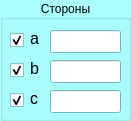
     <widget class="QGroupBox" name="groupBoxTriangleParameters">
      <property name="geometry">
       <rect>
        <x>0</x>
        <y>0</y>
        <width>131</width>
        <height>121</height>
       </rect>
      </property>
      <property name="palette">
       <palette>
        <active>
         <colorrole role="WindowText">
          <brush brushstyle="SolidPattern">
           <color alpha="255">
            <red>0</red>
            <green>0</green>
            <blue>0</blue>
           </color>
          </brush>
         </colorrole>
         <colorrole role="Button">
          <brush brushstyle="SolidPattern">
           <color alpha="255">
            <red>170</red>
            <green>255</green>
            <blue>255</blue>
           </color>
          </brush>
         </colorrole>
         <colorrole role="Light">
          <brush brushstyle="SolidPattern">
           <color alpha="255">
            <red>255</red>
            <green>255</green>
            <blue>255</blue>
           </color>
          </brush>
         </colorrole>
         <colorrole role="Midlight">
          <brush brushstyle="SolidPattern">
           <color alpha="255">
            <red>212</red>
            <green>255</green>
            <blue>255</blue>
           </color>
          </brush>
         </colorrole>
         <colorrole role="Dark">
          <brush brushstyle="SolidPattern">
           <color alpha="255">
            <red>85</red>
            <green>127</green>
            <blue>127</blue>
           </color>
          </brush>
         </colorrole>
         <colorrole role="Mid">
          <brush brushstyle="SolidPattern">
           <color alpha="255">
            <red>113</red>
            <green>170</green>
            <blue>170</blue>
           </color>
          </brush>
         </colorrole>
         <colorrole role="Text">
          <brush brushstyle="SolidPattern">
           <color alpha="255">
            <red>0</red>
            <green>0</green>
            <blue>0</blue>
           </color>
          </brush>
         </colorrole>
         <colorrole role="BrightText">
          <brush brushstyle="SolidPattern">
           <color alpha="255">
            <red>255</red>
            <green>255</green>
            <blue>255</blue>
           </color>
          </brush>
         </colorrole>
         <colorrole role="ButtonText">
          <brush brushstyle="SolidPattern">
           <color alpha="255">
            <red>0</red>
            <green>0</green>
            <blue>0</blue>
           </color>
          </brush>
         </colorrole>
         <colorrole role="Base">
          <brush brushstyle="SolidPattern">
           <color alpha="255">
            <red>255</red>
            <green>255</green>
            <blue>255</blue>
           </color>
          </brush>
         </colorrole>
         <colorrole role="Window">
          <brush brushstyle="SolidPattern">
           <color alpha="255">
            <red>170</red>
            <green>255</green>
            <blue>255</blue>
           </color>
          </brush>
         </colorrole>
         <colorrole role="Shadow">
          <brush brushstyle="SolidPattern">
           <color alpha="255">
            <red>0</red>
            <green>0</green>
            <blue>0</blue>
           </color>
          </brush>
         </colorrole>
         <colorrole role="AlternateBase">
          <brush brushstyle="SolidPattern">
           <color alpha="255">
            <red>212</red>
            <green>255</green>
            <blue>255</blue>
           </color>
          </brush>
         </colorrole>
         <colorrole role="ToolTipBase">
          <brush brushstyle="SolidPattern">
           <color alpha="255">
            <red>255</red>
            <green>255</green>
            <blue>220</blue>
           </color>
          </brush>
         </colorrole>
         <colorrole role="ToolTipText">
          <brush brushstyle="SolidPattern">
           <color alpha="255">
            <red>0</red>
            <green>0</green>
            <blue>0</blue>
           </color>
          </brush>
         </colorrole>
        </active>
        <inactive>
         <colorrole role="WindowText">
          <brush brushstyle="SolidPattern">
           <color alpha="255">
            <red>0</red>
            <green>0</green>
            <blue>0</blue>
           </color>
          </brush>
         </colorrole>
         <colorrole role="Button">
          <brush brushstyle="SolidPattern">
           <color alpha="255">
            <red>170</red>
            <green>255</green>
            <blue>255</blue>
           </color>
          </brush>
         </colorrole>
         <colorrole role="Light">
          <brush brushstyle="SolidPattern">
           <color alpha="255">
            <red>255</red>
            <green>255</green>
            <blue>255</blue>
           </color>
          </brush>
         </colorrole>
         <colorrole role="Midlight">
          <brush brushstyle="SolidPattern">
           <color alpha="255">
            <red>212</red>
            <green>255</green>
            <blue>255</blue>
           </color>
          </brush>
         </colorrole>
         <colorrole role="Dark">
          <brush brushstyle="SolidPattern">
           <color alpha="255">
            <red>85</red>
            <green>127</green>
            <blue>127</blue>
           </color>
          </brush>
         </colorrole>
         <colorrole role="Mid">
          <brush brushstyle="SolidPattern">
           <color alpha="255">
            <red>113</red>
            <green>170</green>
            <blue>170</blue>
           </color>
          </brush>
         </colorrole>
         <colorrole role="Text">
          <brush brushstyle="SolidPattern">
           <color alpha="255">
            <red>0</red>
            <green>0</green>
            <blue>0</blue>
           </color>
          </brush>
         </colorrole>
         <colorrole role="BrightText">
          <brush brushstyle="SolidPattern">
           <color alpha="255">
            <red>255</red>
            <green>255</green>
            <blue>255</blue>
           </color>
          </brush>
         </colorrole>
         <colorrole role="ButtonText">
          <brush brushstyle="SolidPattern">
           <color alpha="255">
            <red>0</red>
            <green>0</green>
            <blue>0</blue>
           </color>
          </brush>
         </colorrole>
         <colorrole role="Base">
          <brush brushstyle="SolidPattern">
           <color alpha="255">
            <red>255</red>
            <green>255</green>
            <blue>255</blue>
           </color>
          </brush>
         </colorrole>
         <colorrole role="Window">
          <brush brushstyle="SolidPattern">
           <color alpha="255">
            <red>170</red>
            <green>255</green>
            <blue>255</blue>
           </color>
          </brush>
         </colorrole>
         <colorrole role="Shadow">
          <brush brushstyle="SolidPattern">
           <color alpha="255">
            <red>0</red>
            <green>0</green>
            <blue>0</blue>
           </color>
          </brush>
         </colorrole>
         <colorrole role="AlternateBase">
          <brush brushstyle="SolidPattern">
           <color alpha="255">
            <red>212</red>
            <green>255</green>
            <blue>255</blue>
           </color>
          </brush>
         </colorrole>
         <colorrole role="ToolTipBase">
          <brush brushstyle="SolidPattern">
           <color alpha="255">
            <red>255</red>
            <green>255</green>
            <blue>220</blue>
           </color>
          </brush>
         </colorrole>
         <colorrole role="ToolTipText">
          <brush brushstyle="SolidPattern">
           <color alpha="255">
            <red>0</red>
            <green>0</green>
            <blue>0</blue>
           </color>
          </brush>
         </colorrole>
        </inactive>
        <disabled>
         <colorrole role="WindowText">
          <brush brushstyle="SolidPattern">
           <color alpha="255">
            <red>85</red>
            <green>127</green>
            <blue>127</blue>
           </color>
          </brush>
         </colorrole>
         <colorrole role="Button">
          <brush brushstyle="SolidPattern">
           <color alpha="255">
            <red>170</red>
            <green>255</green>
            <blue>255</blue>
           </color>
          </brush>
         </colorrole>
         <colorrole role="Light">
          <brush brushstyle="SolidPattern">
           <color alpha="255">
            <red>255</red>
            <green>255</green>
            <blue>255</blue>
           </color>
          </brush>
         </colorrole>
         <colorrole role="Midlight">
          <brush brushstyle="SolidPattern">
           <color alpha="255">
            <red>212</red>
            <green>255</green>
            <blue>255</blue>
           </color>
          </brush>
         </colorrole>
         <colorrole role="Dark">
          <brush brushstyle="SolidPattern">
           <color alpha="255">
            <red>85</red>
            <green>127</green>
            <blue>127</blue>
           </color>
          </brush>
         </colorrole>
         <colorrole role="Mid">
          <brush brushstyle="SolidPattern">
           <color alpha="255">
            <red>113</red>
            <green>170</green>
            <blue>170</blue>
           </color>
          </brush>
         </colorrole>
         <colorrole role="Text">
          <brush brushstyle="SolidPattern">
           <color alpha="255">
            <red>85</red>
            <green>127</green>
            <blue>127</blue>
           </color>
          </brush>
         </colorrole>
         <colorrole role="BrightText">
          <brush brushstyle="SolidPattern">
           <color alpha="255">
            <red>255</red>
            <green>255</green>
            <blue>255</blue>
           </color>
          </brush>
         </colorrole>
         <colorrole role="ButtonText">
          <brush brushstyle="SolidPattern">
           <color alpha="255">
            <red>85</red>
            <green>127</green>
            <blue>127</blue>
           </color>
          </brush>
         </colorrole>
         <colorrole role="Base">
          <brush brushstyle="SolidPattern">
           <color alpha="255">
            <red>170</red>
            <green>255</green>
            <blue>255</blue>
           </color>
          </brush>
         </colorrole>
         <colorrole role="Window">
          <brush brushstyle="SolidPattern">
           <color alpha="255">
            <red>170</red>
            <green>255</green>
            <blue>255</blue>
           </color>
          </brush>
         </colorrole>
         <colorrole role="Shadow">
          <brush brushstyle="SolidPattern">
           <color alpha="255">
            <red>0</red>
            <green>0</green>
            <blue>0</blue>
           </color>
          </brush>
         </colorrole>
         <colorrole role="AlternateBase">
          <brush brushstyle="SolidPattern">
           <color alpha="255">
            <red>170</red>
            <green>255</green>
            <blue>255</blue>
           </color>
          </brush>
         </colorrole>
         <colorrole role="ToolTipBase">
          <brush brushstyle="SolidPattern">
           <color alpha="255">
            <red>255</red>
            <green>255</green>
            <blue>220</blue>
           </color>
          </brush>
         </colorrole>
         <colorrole role="ToolTipText">
          <brush brushstyle="SolidPattern">
           <color alpha="255">
            <red>0</red>
            <green>0</green>
            <blue>0</blue>
           </color>
          </brush>
         </colorrole>
        </disabled>
       </palette>
      </property>
      <property name="title">
       <string>Стороны</string>
      </property>
      <property name="alignment">
       <set>Qt::AlignCenter</set>
      </property>
      <widget class="QLineEdit" name="lineEditTriangleA">
       <property name="geometry">
        <rect>
         <x>50</x>
         <y>30</y>
         <width>71</width>
         <height>23</height>
        </rect>
       </property>
      </widget>
      <widget class="QLineEdit" name="lineEditTriangleB">
       <property name="geometry">
        <rect>
         <x>50</x>
         <y>60</y>
         <width>71</width>
         <height>23</height>
        </rect>
       </property>
      </widget>
      <widget class="QLineEdit" name="lineEditTriangleC">
       <property name="geometry">
        <rect>
         <x>50</x>
         <y>90</y>
         <width>71</width>
         <height>23</height>
        </rect>
       </property>
      </widget>
      <widget class="QLabel" name="label">
       <property name="geometry">
        <rect>
         <x>30</x>
         <y>30</y>
         <width>16</width>
         <height>16</height>
        </rect>
       </property>
       <property name="font">
        <font>
         <pointsize>12</pointsize>
        </font>
       </property>
       <property name="text">
        <string>a</string>
       </property>
      </widget>
      <widget class="QLabel" name="label_7">
       <property name="geometry">
        <rect>
         <x>30</x>
         <y>60</y>
         <width>16</width>
         <height>16</height>
        </rect>
       </property>
       <property name="font">
        <font>
         <pointsize>12</pointsize>
        </font>
       </property>
       <property name="text">
        <string>b</string>
       </property>
      </widget>
      <widget class="QLabel" name="label_8">
       <property name="geometry">
        <rect>
         <x>30</x>
         <y>90</y>
         <width>16</width>
         <height>16</height>
        </rect>
       </property>
       <property name="font">
        <font>
         <pointsize>12</pointsize>
        </font>
       </property>
       <property name="text">
        <string>c</string>
       </property>
      </widget>
      <widget class="QCheckBox" name="checkBoxTriangleA">
       <property name="geometry">
        <rect>
         <x>10</x>
         <y>30</y>
         <width>16</width>
         <height>21</height>
        </rect>
       </property>
       <property name="text">
        <string/>
       </property>
       <property name="checked">
        <bool>true</bool>
       </property>
      </widget>
      <widget class="QCheckBox" name="checkBoxTriangleB">
       <property name="geometry">
        <rect>
         <x>10</x>
         <y>60</y>
         <width>16</width>
         <height>21</height>
        </rect>
       </property>
       <property name="text">
        <string/>
       </property>
       <property name="checked">
        <bool>true</bool>
       </property>
      </widget>
      <widget class="QCheckBox" name="checkBoxTriangleC">
       <property name="geometry">
        <rect>
         <x>10</x>
         <y>90</y>
         <width>16</width>
         <height>21</height>
        </rect>
       </property>
       <property name="text">
        <string/>
       </property>
       <property name="checked">
        <bool>true</bool>
       </property>
      </widget>
     </widget>
